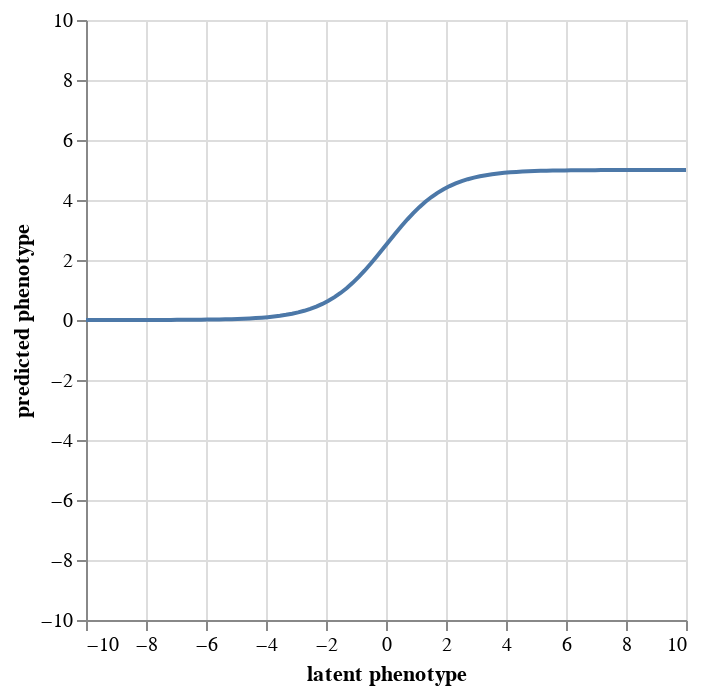

Notebook code for this chart:
### Markdown cell above
### Sigmoidal:

By default, the global-epistasis function here assumes a sigmoidal relationship between
a protein's latent property and it's functional score measured in the experiment
(e.g., log enrichment score). Using free parameters, the sigmoid
can flexibly conform to an optimal shape informed by the data. 
Note that this function is independent from the
experimental condition from which a variant is observed.

The sigmoidal function that relates a given _latent phenotype_, $z$, to its functional score is given by:

$$
g(z) =  \frac{\alpha_{scale}}{1 + e^{-z}} + \alpha_{bias}
$$

Where $\alpha_{scale}$ and $\alpha_{bias}$ are free parameters defining the range and lower bound of the sigmoid, respectively.

Below is an interactive plot showing the effect of the sigmoidal global epistasis as a function of an adjustable $\alpha_{scale}$, and $\alpha_{bias}$:

### Code cell
import altair as alt

import numpy

import pandas as pd


df = pd.DataFrame({"latent": numpy.linspace(-10, 10, 100)})

slider_s = alt.binding_range(min=0.1, max=10)
var_s = alt.param(bind=slider_s, value=5, name="alpha_scale")

slider_b = alt.binding_range(min=-10, max=5)
var_b = alt.param(bind=slider_b, value=0, name="alpha_bias")

(
    alt.Chart(df)
    .transform_calculate(
        phenotype=(1 / (1 + alt.expr.exp(-1*alt.datum['latent'])))
        * var_s
        + var_b
    )
    .encode(
        x=alt.X("latent", title="latent phenotype", scale=alt.Scale(domain=[-10, 10])),
        y=alt.Y("phenotype:Q", title="predicted phenotype", scale=alt.Scale(domain=[-10, 10]))
    )
    .mark_line()
    .add_params(var_s, var_b)
)

### Figure 1 — Vega-Lite specification as saved in the notebook (floating-point values rounded to 4 significant figures)
{"config": {"view": {"continuousWidth": 300, "continuousHeight": 300}}, "data": {"name": "data-5df0d8288b8899ccb5d4c64cc03b51be"}, "mark": {"type": "line"}, "encoding": {"x": {"field": "latent", "scale": {"domain": [-10, 10]}, "title": "latent phenotype", "type": "quantitative"}, "y": {"field": "phenotype", "scale": {"domain": [-10, 10]}, "title": "predicted phenotype", "type": "quantitative"}}, "params": [{"name": "alpha_scale", "bind": {"input": "range", "max": 10, "min": 0.1}, "value": 5}, {"name": "alpha_bias", "bind": {"input": "range", "max": 5, "min": -10}, "value": 0}], "transform": [{"calculate": "(((1 / (1 + exp((-1 * datum['latent'])))) * alpha_scale) + alpha_bias)", "as": "phenotype"}], "$schema": "https://vega.github.io/schema/vega-lite/v5.6.1.json", "datasets": {"data-5df0d8288b8899ccb5d4c64cc03b51be": [{"latent": -10.0}, {"latent": -9.798}, {"latent": -9.596}, {"latent": -9.394}, {"latent": -9.192}, {"latent": -8.99}, {"latent": -8.788}, {"latent": -8.586}, {"latent": -8.384}, {"latent": -8.182}, {"latent": -7.98}, {"latent": -7.778}, {"latent": -7.576}, {"latent": -7.374}, {"latent": -7.172}, {"latent": -6.97}, {"latent": -6.768}, {"latent": -6.566}, {"latent": -6.364}, {"latent": -6.162}, {"latent": -5.96}, {"latent": -5.758}, {"latent": -5.556}, {"latent": -5.354}, {"latent": -5.152}, {"latent": -4.949}, {"latent": -4.747}, {"latent": -4.545}, {"latent": -4.343}, {"latent": -4.141}, {"latent": -3.939}, {"latent": -3.737}, {"latent": -3.535}, {"latent": -3.333}, {"latent": -3.131}, {"latent": -2.929}, {"latent": -2.727}, {"latent": -2.525}, {"latent": -2.323}, {"latent": -2.121}, {"latent": -1.919}, {"latent": -1.717}, {"latent": -1.515}, {"latent": -1.313}, {"latent": -1.111}, {"latent": -0.9091}, {"latent": -0.7071}, {"latent": -0.5051}, {"latent": -0.303}, {"latent": -0.101}, {"latent": 0.101}, {"latent": 0.303}, {"latent": 0.5051}, {"latent": 0.7071}, {"latent": 0.9091}, {"latent": 1.111}, {"latent": 1.313}, {"latent": 1.515}, {"latent": 1.717}, {"latent": 1.919}, {"latent": 2.121}, {"latent": 2.323}, {"latent": 2.525}, {"latent": 2.727}, {"latent": 2.929}, {"latent": 3.131}, {"latent": 3.333}, {"latent": 3.535}, {"latent": 3.737}, {"latent": 3.939}, {"latent": 4.141}, {"latent": 4.343}, {"latent": 4.545}, {"latent": 4.747}, {"latent": 4.949}, {"latent": 5.152}, {"latent": 5.354}, {"latent": 5.556}, {"latent": 5.758}, {"latent": 5.96}, {"latent": 6.162}, {"latent": 6.364}, {"latent": 6.566}, {"latent": 6.768}, {"latent": 6.97}, {"latent": 7.172}, {"latent": 7.374}, {"latent": 7.576}, {"latent": 7.778}, {"latent": 7.98}, {"latent": 8.182}, {"latent": 8.384}, {"latent": 8.586}, {"latent": 8.788}, {"latent": 8.99}, {"latent": 9.192}, {"latent": 9.394}, {"latent": 9.596}, {"latent": 9.798}, {"latent": 10.0}]}}
